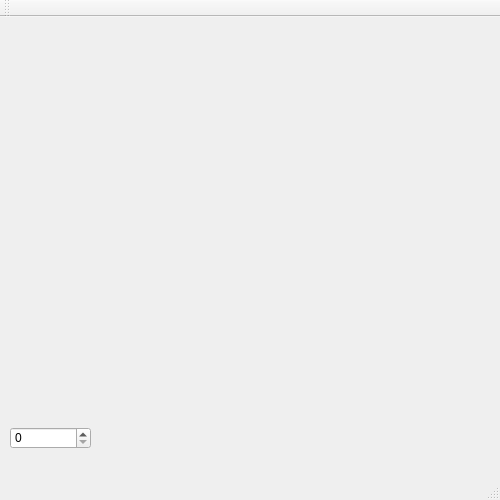
<?xml version="1.0" encoding="UTF-8"?>
<ui version="4.0">
 <class>MainWindow</class>
 <widget class="QMainWindow" name="MainWindow">
  <property name="geometry">
   <rect>
    <x>0</x>
    <y>0</y>
    <width>500</width>
    <height>500</height>
   </rect>
  </property>
  <property name="windowTitle">
   <string>MainWindow</string>
  </property>
  <widget class="QWidget" name="centralWidget">
   <widget class="QSpinBox" name="spinBoxLabel">
    <property name="geometry">
     <rect>
      <x>10</x>
      <y>410</y>
      <width>81</width>
      <height>22</height>
     </rect>
    </property>
    <property name="maximum">
     <number>9999</number>
    </property>
   </widget>
   <widget class="QLabel" name="labelPicture">
    <property name="geometry">
     <rect>
      <x>100</x>
      <y>40</y>
      <width>280</width>
      <height>280</height>
     </rect>
    </property>
    <property name="text">
     <string/>
    </property>
   </widget>
  </widget>
  <widget class="QMenuBar" name="menuBar">
   <property name="geometry">
    <rect>
     <x>0</x>
     <y>0</y>
     <width>500</width>
     <height>20</height>
    </rect>
   </property>
  </widget>
  <widget class="QToolBar" name="mainToolBar">
   <attribute name="toolBarArea">
    <enum>TopToolBarArea</enum>
   </attribute>
   <attribute name="toolBarBreak">
    <bool>false</bool>
   </attribute>
  </widget>
  <widget class="QStatusBar" name="statusBar"/>
 </widget>
 <layoutdefault spacing="6" margin="11"/>
 <resources/>
 <connections/>
</ui>
